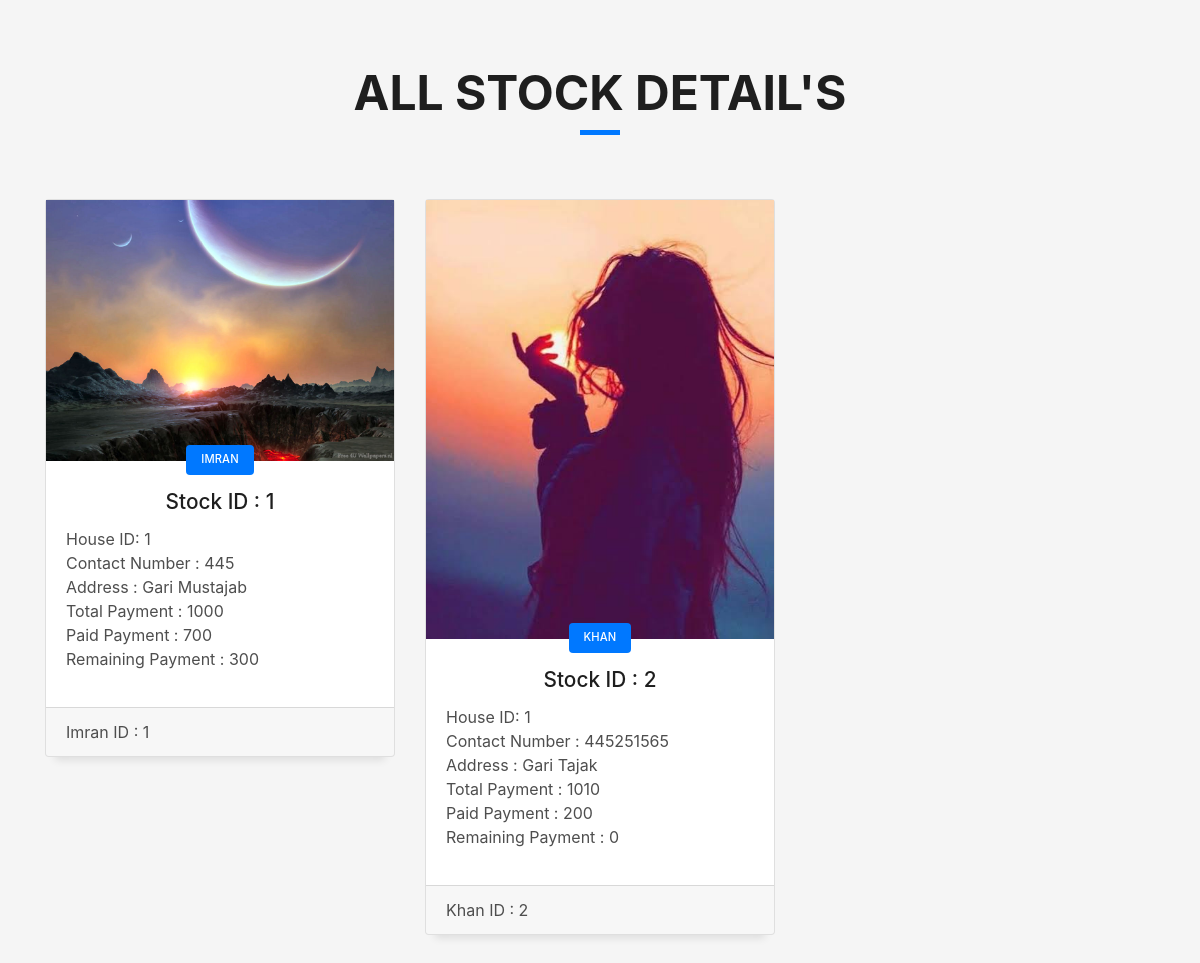
/viewstock.php?myid=1 (signed in), run on the app's committed database.
### tables this page shows
CREATE TABLE `stocks` (
  `id` int(100) NOT NULL,
  `number` varchar(1000) NOT NULL,
  `stocknumber` varchar(1000) NOT NULL,
  `housenumber` varchar(1000) NOT NULL,
  `name` varchar(1000) NOT NULL,
  `address` varchar(1000) NOT NULL,
  `contact` varchar(1000) NOT NULL,
  `totalpayment` int(255) NOT NULL,
  `paidpayment` int(255) NOT NULL,
  `remainingpayment` int(255) NOT NULL,
  `image` varchar(1200) NOT NULL
);

### viewstock.php (the view, shortened to what this page needs)
<?php
		if (isset($_SESSION['email']))
		{
?>
<!DOCTYPE html>
<html lang="en">
<head>
  <link href="lib/bootstrap/css/bootstrap.min.css" rel="stylesheet">
  <link href="lib/font-awesome/css/font-awesome.min.css" rel="stylesheet">
  <link href="lib/animate/animate.min.css" rel="stylesheet">
  <link href="lib/ionicons/css/ionicons.min.css" rel="stylesheet">
  <link href="lib/owlcarousel/assets/owl.carousel.min.css" rel="stylesheet">
  <link href="lib/lightbox/css/lightbox.min.css" rel="stylesheet">
  <link href="css/style.css" rel="stylesheet">
</head>
<body id="page-top">
  <section id='blog' class='blog-mf sect-pt4 route'>
    <div class='container'>
      <div class='row'>
        <div class='col-sm-12'>
          <div class='title-box text-center'>
            <h3 class='title-a'>
              All Stock Detail's
            </h3>
            <div class='line-mf'></div>
          </div>
        </div>
      </div>
	  <div class='row'>
  <?php
		include "conn.php";
		$id= $_GET['myid'];
		$query="select * from stocks WHERE housenumber='$id'";
		$query_exec=mysqli_query($conn,$query);
		while ($row=mysqli_fetch_array($query_exec))
		{
  echo "
        <div class='col-md-4'>
          <div class='card card-blog'>
            <div class='card-img'>
              <a href='#'><center><img src='images/stocks/".$row['image']."' alt='".$row['name']."' class='img-fluid'></center></a>
            </div>
            <div class='card-body'>
              <div class='card-category-box'>
                <div class='card-category'>
                  <h6 class='category'>".$row['name']."</h6>
                </div>
              </div>
              <h3 align='center' class='card-title'><a href='#'>Stock ID : ".$row['stocknumber']."<br></a></h3>
              <p class='card-description'>
				House ID: ".$row['housenumber']."<br>
                Contact Number : ".$row['contact']."<br>
                Address : ".$row['address']."<br>
                Total Payment : ".$row['totalpayment']."<br>
                Paid Payment : ".$row['paidpayment']."<br>
                Remaining Payment : ".$row['remainingpayment']."
              </p>
            </div>
            <div class='card-footer'>
              <div class='post-author'>
			  ".$row['name']." ID : ".$row['number']."
              </div>
			 </div>
			 </div>
			 </div>";
		}
  ?>
  </div>
  </section>
</body>
</html>
<?php
	}
	else
	{
		header("Location: login.php");
	}
?>

### css/style.css (style rules this page uses)
body { background-color: #f5f5f5; color: #4e4e4e; }
h1, h2, h3, h4, h5, h6 { color: #1e1e1e; }
a { color: #1e1e1e; transition: all 0.5s ease-in-out; }
.box-shadow, .paralax-mf, .service-box, .work-box, .card-blog { box-shadow: 0 13px 8px -10px rgba(0, 0, 0, 0.1); }
.sect-pt4 { padding-top: 4rem; }
.title-box { margin-bottom: 4rem; }
.title-a { font-size: 3rem; font-weight: bold; text-transform: uppercase; }
.line-mf { width: 40px; height: 5px; background-color: #0078ff; margin: 0 auto; }
.card-blog .card-body { position: relative; }
.card-blog .card-category-box { position: absolute; text-align: center; top: -16px; left: 15px; right: 15px; line-height: 25px; overflow: hidden; }
.card-blog .card-category { display: inline-block; color: #fff; padding: 0 15px 5px; overflow: hidden; background-color: #0078ff; border-radius: 4px; }
.card-blog .card-category .category { color: #fff; display: inline-block; text-transform: uppercase; font-size: .7rem; letter-spacing: .1px; margin-bottom: 0; }
.card-blog .card-title { font-size: 1.3rem; margin-top: .6rem; }
.card-blog .card-description { color: #4e4e4e; }
.card-blog .post-author { display: inline-block; }
@media (min-width: 767px) { .card-blog { margin-bottom: 3rem; } }

### data on the page
stocks: image (picture), name "IMRAN", stocknumber "1", housenumber "1", contact "445", address "Gari Mustajab", totalpayment "1000", paidpayment "700", remainingpayment "300", name "Imran", number "1"
stocks: image (picture), name "KHAN", stocknumber "2", housenumber "1", contact "445251565", address "Gari Tajak", totalpayment "1010", paidpayment "200", remainingpayment "0", name "Khan", number "2"
